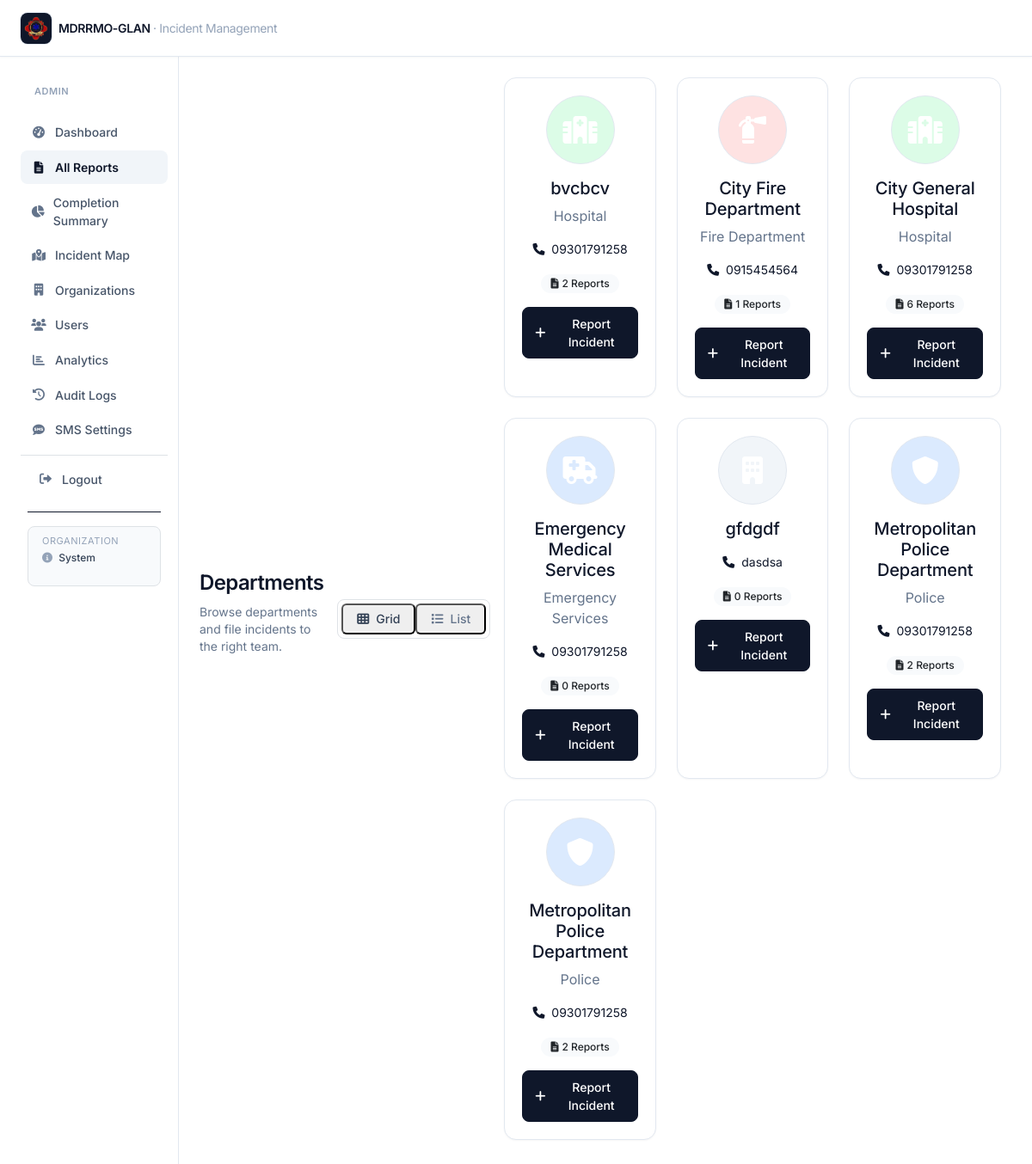
Page /reports/departments.php (signed in) on the earlier database version.
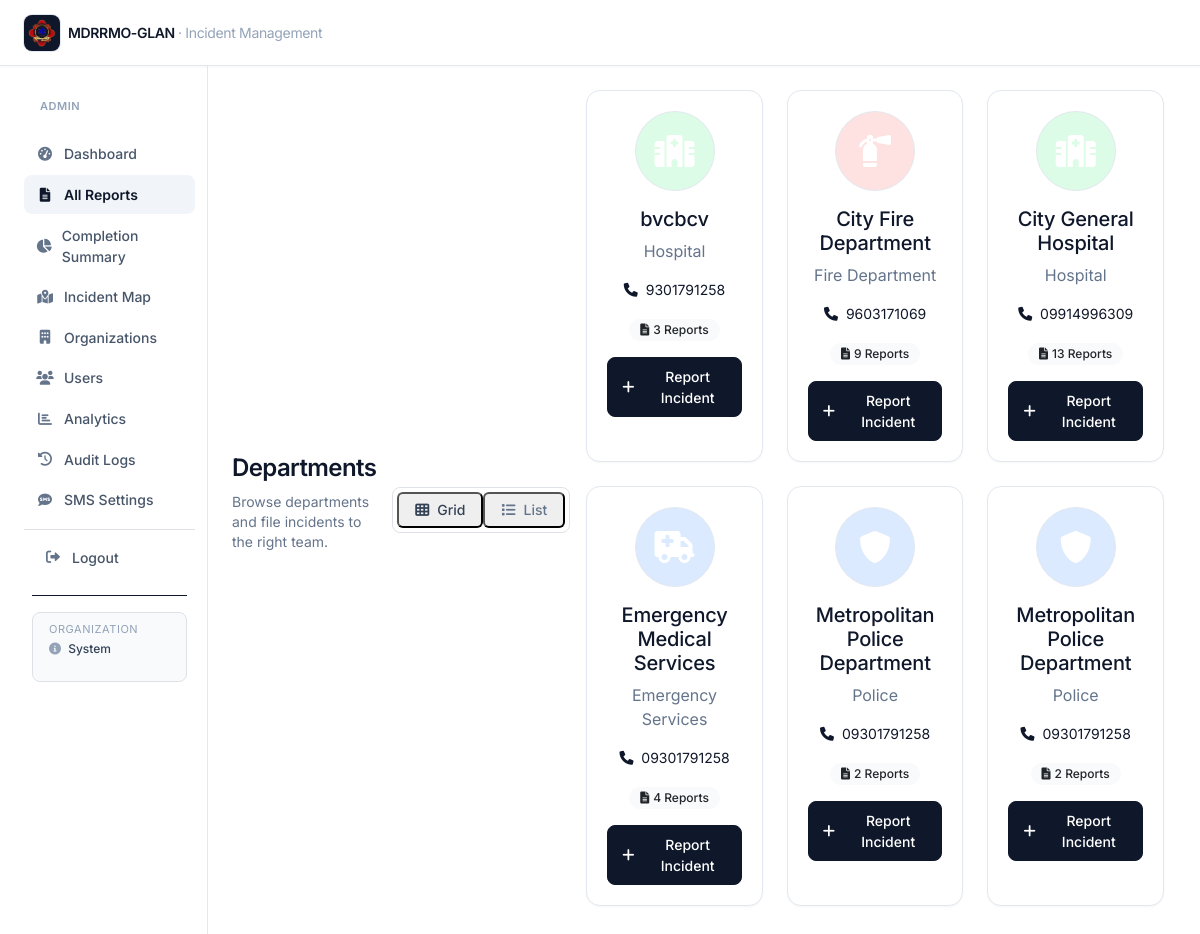
Same page on the later database version.
### tables this page shows
CREATE TABLE IF NOT EXISTS `organizations` (
  `id` int NOT NULL AUTO_INCREMENT,
  `org_name` varchar(255) NOT NULL,
  `org_type` enum('Hospital','Police','Fire Department','Security','Emergency Services') NOT NULL,
  `contact_number` varchar(20) DEFAULT NULL,
  `address` text,
  `latitude` decimal(10,8) DEFAULT NULL,
  `longitude` decimal(11,8) DEFAULT NULL,
  `created_at` timestamp NULL DEFAULT CURRENT_TIMESTAMP,
  PRIMARY KEY (`id`)
);

### reports/departments.php (the view, shortened to what this page needs)
<?php
include '../views/header.php';
$database = new Database();
$db = $database->getConnection();
$query = "SELECT * FROM organizations ORDER BY org_name";
$stmt = $db->prepare($query);
$stmt->execute();
$departments = $stmt->fetchAll();
?>
<div class="container-fluid">
    <div class="row g-0">
        <?php include '../views/sidebar.php'; ?>
        <main class="col-md-9 ms-sm-auto col-lg-10 main-content">
            <div class="flex flex-col sm:flex-row sm:items-center sm:justify-between gap-3 pb-5 mb-6 border-b border-slate-200">
                <div>
                    <h1 class="text-2xl font-semibold tracking-tight text-slate-900">Departments</h1>
                    <p class="text-sm text-slate-500 mt-1">Browse departments and file incidents to the right team.</p>
                </div>
                <div class="inline-flex rounded-lg border border-slate-300 bg-white p-1">
                    <button type="button" class="inline-flex items-center gap-2 rounded-md px-3 py-1.5 text-sm font-medium text-slate-700" onclick="toggleView('grid')">
                        <i class="fas fa-th"></i>Grid
                    </button>
                    <button type="button" class="inline-flex items-center gap-2 rounded-md px-3 py-1.5 text-sm font-medium text-slate-500 hover:text-slate-700" onclick="toggleView('list')">
                        <i class="fas fa-list"></i>List
                    </button>
            </div>
            <div class="row" id="gridView">
                <?php foreach ($departments as $dept): ?>
                <div class="col-lg-4 col-md-6 mb-4">
                    <div class="card department-card ui-card h-100">
                        <div class="card-body text-center">
                            <div class="department-icon mb-3">
                                <?php
                                $icon_class = '';
                                $bg_class = '';
                                switch (strtolower($dept['org_type'])) {
                                    case 'hospital':
                                        $icon_class = 'fas fa-hospital';
                                        $bg_class = 'bg-success';
                                        break;
                                    case 'police':
                                        $icon_class = 'fas fa-shield-alt';
                                        $bg_class = 'bg-primary';
                                        break;
                                    case 'fire department':
                                        $icon_class = 'fas fa-fire-extinguisher';
                                        $bg_class = 'bg-danger';
                                        break;
                                    case 'emergency services':
                                        $icon_class = 'fas fa-ambulance';
                                        $bg_class = 'bg-info';
                                        break;
                                    default:
                                        $icon_class = 'fas fa-building';
                                        $bg_class = 'bg-secondary';
                                        break;
                                }
                                ?>
                                <div class="icon-circle <?php echo $bg_class; ?> mx-auto">
                                    <i class="<?php echo $icon_class; ?> fa-2x text-white"></i>
                                </div>
                            </div>
                            <h5 class="card-title"><?php echo htmlspecialchars($dept['org_name']); ?></h5>
                            <p class="card-text text-muted"><?php echo htmlspecialchars($dept['org_type']); ?></p>
                            <?php if ($dept['contact_number']): ?>
                            <p class="card-text small">
                                <i class="fas fa-phone me-1"></i>
                                <?php echo htmlspecialchars($dept['contact_number']); ?>
                            </p>
                            <?php endif; ?>
                            <div class="stats mb-3">
                                <span class="badge bg-light text-dark">
                                    <i class="fas fa-file-alt me-1"></i>
                                    <?php echo $dept['report_count']; ?> Reports
                                </span>
                            </div>
                            <div class="d-grid gap-2">
                                <button type="button" class="btn ui-btn-primary btn-report"
                                        onclick="openReportForm(<?php echo $dept['id']; ?>, '<?php echo htmlspecialchars($dept['org_name']); ?>')">
                                    <i class="fas fa-plus me-2"></i>Report Incident
                                </button>
                            </div>
                        </div>
                    </div>
                </div>
                <?php endforeach; ?>
            </div>
        </main>
    </div>
</div>
<?php include '../views/footer.php'; ?>

Differences in the rows shown:
removed organizations: org_name "gfdgdf", contact_number "dasdsa", report_count "0", org_type empty (drawn)
changed organizations "bvcbcv": contact_number "09301791258" → "9301791258"; report_count "2" → "3"
changed organizations "City Fire Department": contact_number "0915454564" → "9603171069"; report_count "1" → "9"
changed organizations "City General Hospital": contact_number "09301791258" → "09914996309"; report_count "6" → "13"
computed for organizations "Emergency Medical Services": report_count "0" → "4"
